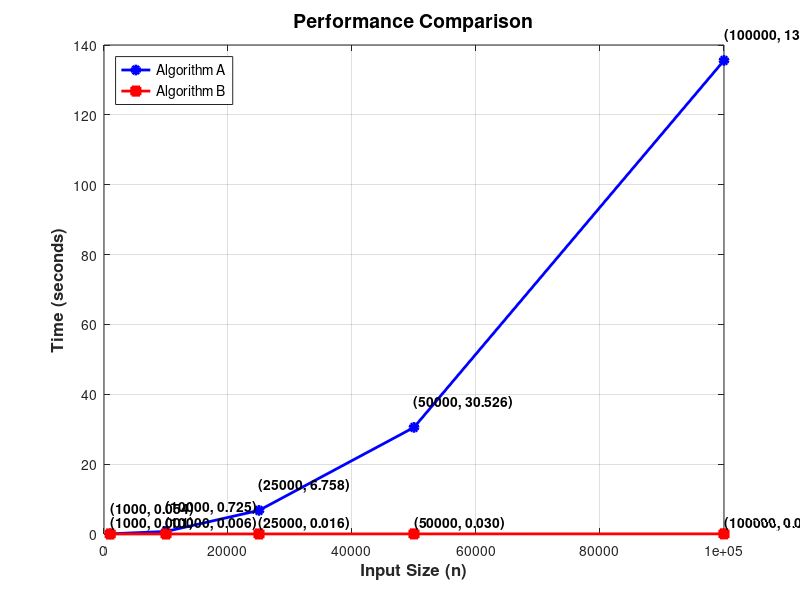

MATLAB code to generate this figure:
% Define shared X axis (input sizes)
x = [1000, 10000, 25000, 50000, 100000];

% Define Y values
y1 = [0.054, 0.725, 6.758, 30.526, 135.578];
y2 = [0.001, 0.006, 0.016, 0.03, 0.041];

% Plot with NORMAL scale
plot(x, y1, '-ob', 'LineWidth', 2, 'MarkerFaceColor', 'b');
hold on;

plot(x, y2, '-sr', 'LineWidth', 2, 'MarkerFaceColor', 'r');

% Vertical offset values
offset1 = 5;        % offset for Algorithm A labels
offset2 = 1;      % offset for Algorithm B labels

% Add labels to points
for i = 1:length(x)

    % Labels for Algorithm A
    text(x(i), y1(i) + offset1, ...
        sprintf('(%d, %.3f)', x(i), y1(i)), ...
        'VerticalAlignment', 'bottom', ...
        'HorizontalAlignment', 'left', ...
        'FontSize', 10, ...
        'FontWeight', 'bold');

    % Labels for Algorithm B
    text(x(i), y2(i) + offset2, ...
        sprintf('(%d, %.3f)', x(i), y2(i)), ...
        'VerticalAlignment', 'bottom', ...
        'HorizontalAlignment', 'left', ...
        'FontSize', 10, ...
        'FontWeight', 'bold');
end

% Labels and title
xlabel('Input Size (n)', 'FontSize', 12, 'FontWeight', 'bold');
ylabel('Time (seconds)', 'FontSize', 12, 'FontWeight', 'bold');
title('Performance Comparison', 'FontSize', 14, 'FontWeight', 'bold');

legend('Algorithm A', 'Algorithm B', ...
       'Location', 'northwest', ...
       'FontSize', 10);

grid on;
hold off;
